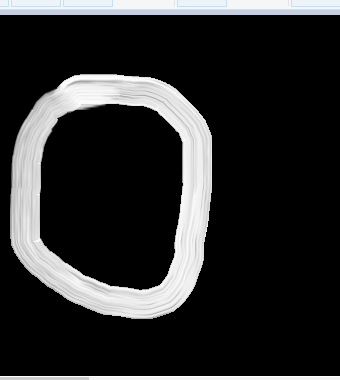
#> input picture capture_images/0/0.png, 340 x 380 px; its folder holds only this picture in this run
$ python -i gen_dataset.py   (imports and definitions only)
#> lines starting #> are read from the running program, lines starting #| are printed output that depends on the picture
#Generate dataset

import cv2  #pip install opencv-python
import csv
import glob

def one_time_only():
    header  =["label"]
    for i in range(0,784):
        header.append("pixel"+str(i))
    with open('dataset.csv', 'a') as f:
        writer = csv.writer(f)
        writer.writerow(header)

    for label in range(10):
        dirList = glob.glob("capture_images/" + str(label) + "/*.png")

        for img_path in dirList:
            im = cv2.imread(img_path)
#> im is the input picture: shape (380, 340, 3); mean B, G, R 44.8, 44.5, 44.2
            im_gray = cv2.cvtColor(im, cv2.COLOR_BGR2GRAY)
            im_gray = cv2.GaussianBlur(im_gray, (15, 15), 0)
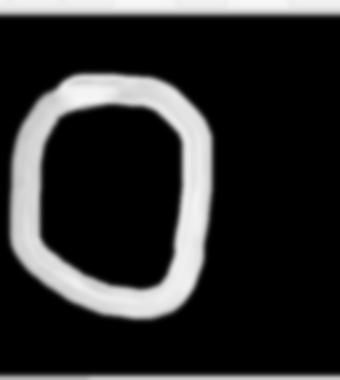
#> im_gray: shape (380, 340); min 0, max 247, mean 44.4
            roi = cv2.resize(im_gray, (28, 28), interpolation=cv2.INTER_AREA)
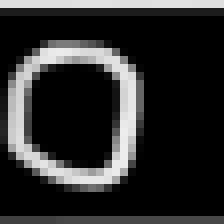
#> roi: shape (28, 28) (shown 8 times larger); min 0, max 237, mean 44.3

            data = []
            data.append(label)
            rows, cols = roi.shape
#> rows = 28; cols = 28

            ## Add pixel one by one into data array
            for i in range(rows):
                for j in range(cols):
                    k = roi[i, j]
                    if k > 100:
                        k = 1
                    else:
                        k = 0
                    data.append(k)
#> after the loop, data = 785 values, max 1 at index 1, min 0 at index 0, mean 0.186
            with open('dataset.csv', 'a') as f:
                writer = csv.writer(f)
                writer.writerow(data)
#> pass 2 of the loop in one_time_only, `for label in range(10):`:
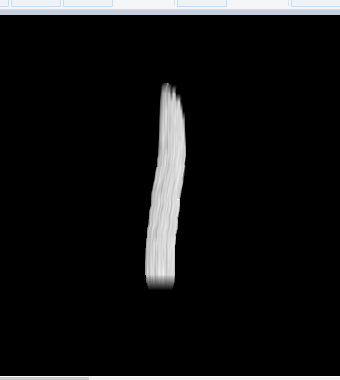
#> input picture capture_images/1/0.png, 340 x 380 px
#> in one_time_only, im is the input picture: shape (380, 340, 3); mean B, G, R 20.2, 19.9, 19.7
#> in one_time_only, `im_gray = cv2.GaussianBlur(im_gray, (15, 15), 0)`:
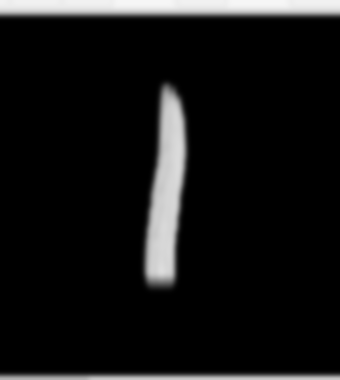
#> im_gray: shape (380, 340); min 0, max 246, mean 19.8
#> in one_time_only, `roi = cv2.resize(im_gray, (28, 28), interpolation=cv2.INTER_AREA)`:
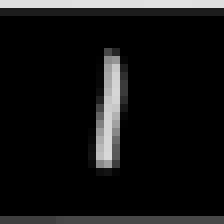
#> roi: shape (28, 28) (shown 8 times larger); min 0, max 226, mean 19.8
#> after the loop in one_time_only, `for i in range(rows):`: data = 785 values, max 1 at index 0, min 0 at index 29, mean 0.0777

>>> result = one_time_only()
